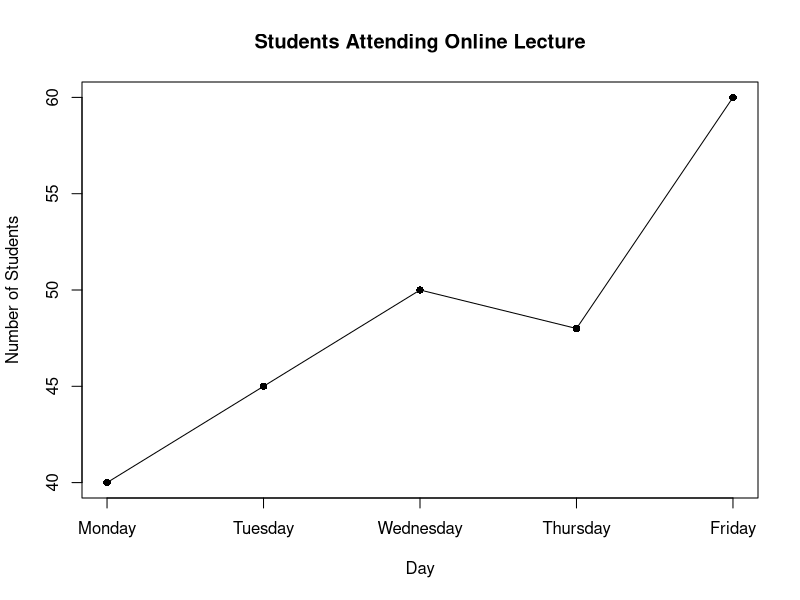
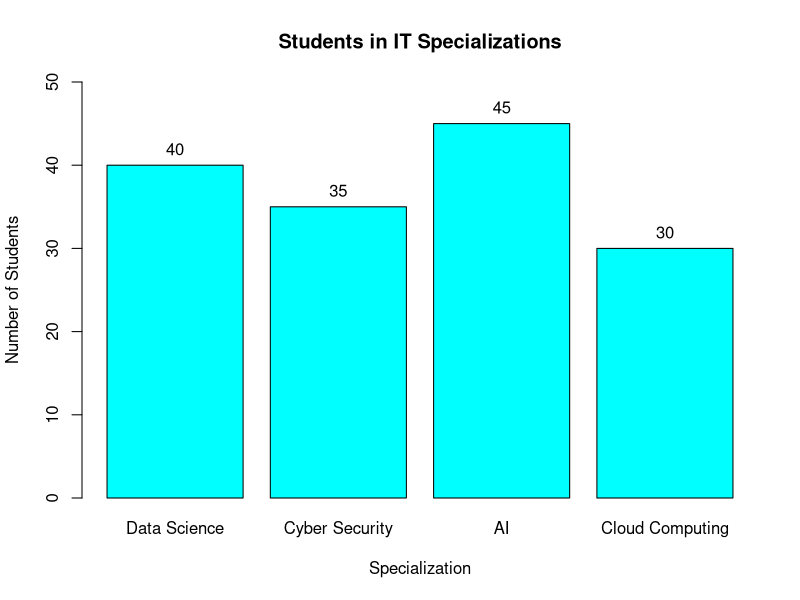
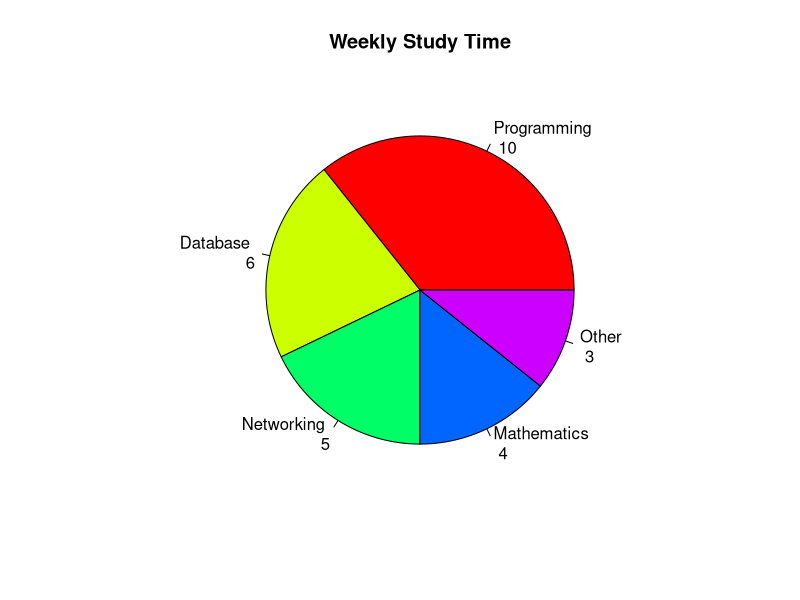
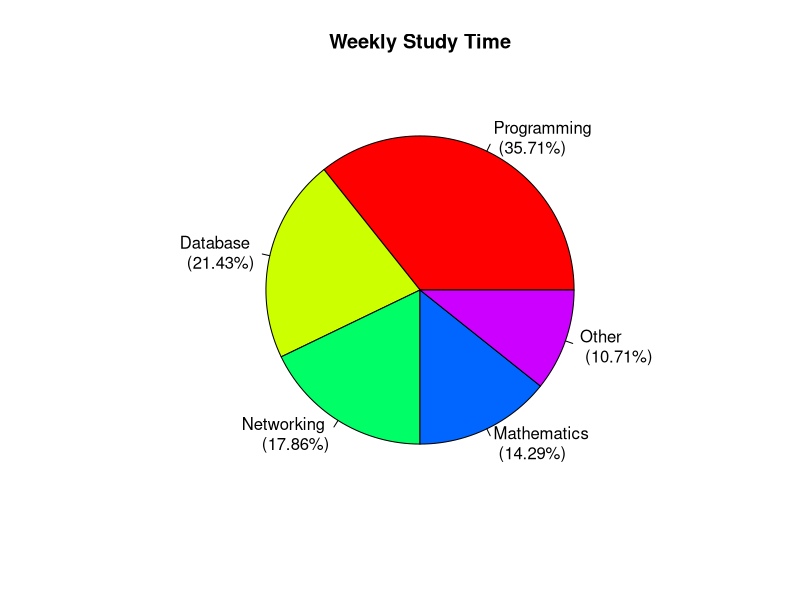
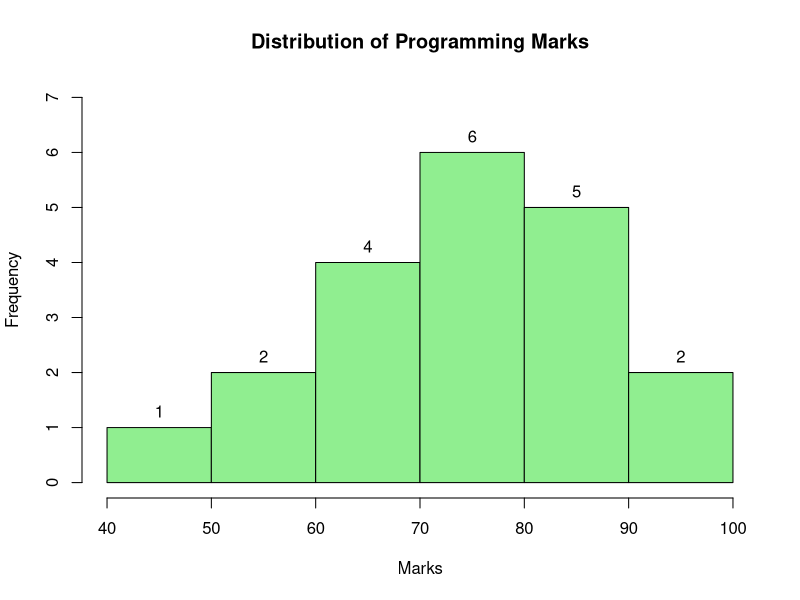
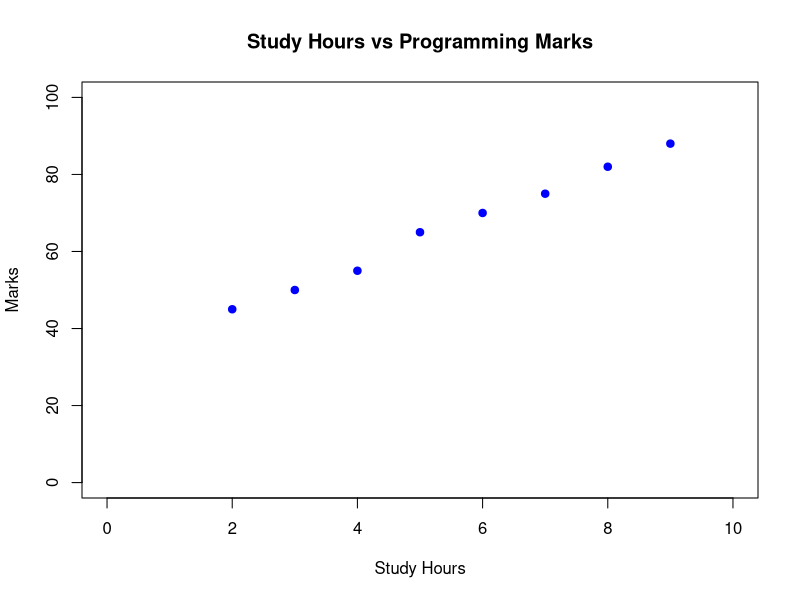
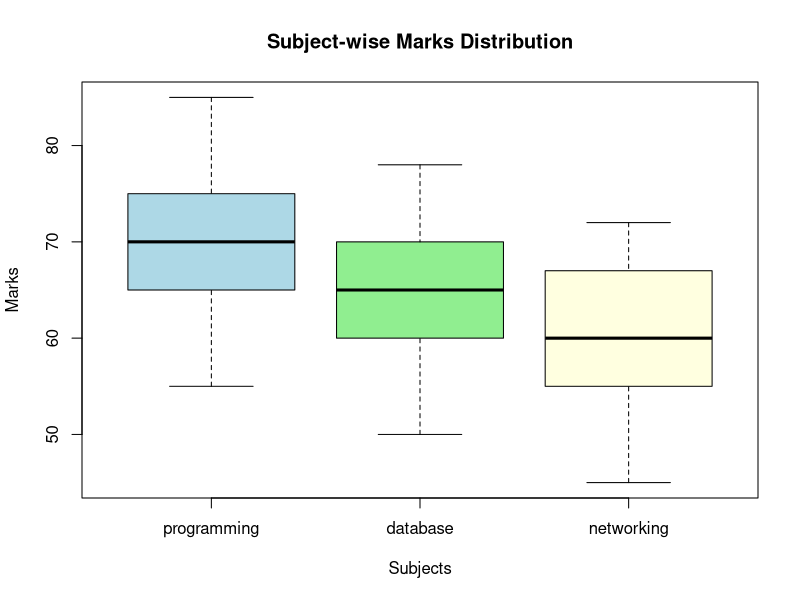
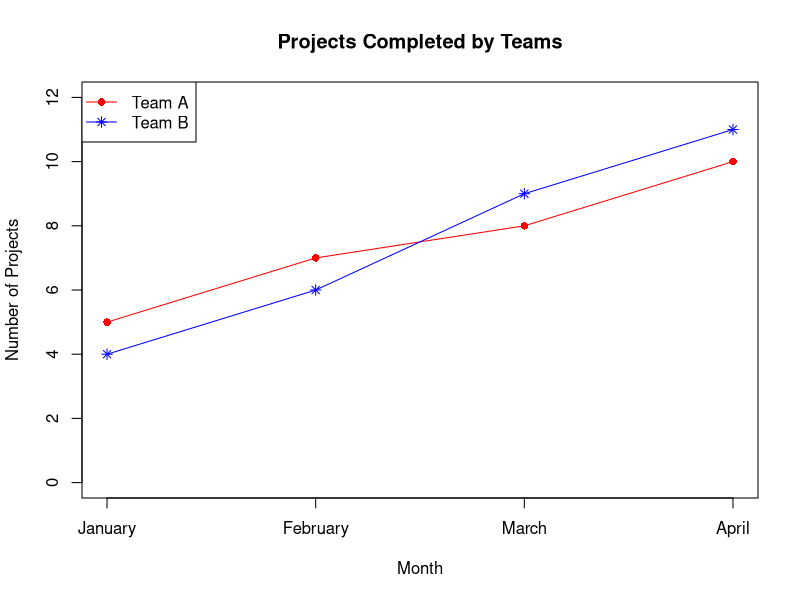

R code for these plots, in order:
### PRACTICAL NO. 02 - Graphs using R ###

# Q.1. Line graph
cat('\014')
days<-c("Monday", "Tuesday", "Wednesday", "Thursday", "Friday")
students<-c(40, 45, 50, 48, 60)
plot(students, type="o", xaxt="n", main="Students Attending Online Lecture", xlab="Day", ylab="Number of Students", pch=16)
axis(1,at=1:5, labels=days)

# Q.2. Bar graph
cat('\014')
specialization<-c("Data Science", "Cyber Security", "AI", "Cloud Computing")
students<-c(40, 35, 45, 30)
bar_pos<-barplot(students, names.arg=specialization, main="Students in IT Specializations", xlab="Specialization", ylab="Number of Students", ylim=c(0,50), col="cyan")
text(x=bar_pos, y=students, labels=students, pos=3)

# Q.3. Pie chart
cat('\014')
subjects<-c("Programming", "Database", "Networking", "Mathematics", "Other")
hours<-c(10,6,5,4,3)
lab<-paste(subjects, "\n", hours)
pie(hours, labels=lab, main="Weekly Study Time", col=rainbow(length(hours)))
pc<-round(hours/sum(hours)*100,2)
lab<-paste(subjects, "\n", paste0("(", pc, "%)"))
pie(hours, labels=lab, main="Weekly Study Time", col=rainbow(length(hours)))

# Q.4. Histogram
cat('\014')
marks<-c(45, 55, 60, 62, 65, 67, 70, 72, 74, 75, 76, 78, 80, 82, 84, 85, 88, 90, 92, 95)
h<-hist(marks, main="Distribution of Programming Marks", xlab="Marks", ylab="Frequency", ylim=c(0,7), breaks=5, col="lightgreen")
text(x=h$mids, y=h$counts, labels=h$counts, pos=3)

# Q.5. Scatter plot
cat('\014')
study_hours<-c(2,3,4,5,6,7,8,9)
marks<-c(45, 50, 55, 65, 70, 75,82,88)
plot(study_hours, marks, main="Study Hours vs Programming Marks", xlab="Study Hours", ylab="Marks", xlim=c(0,10), ylim=c(0,100), pch=19, col="blue")

# Q.6. Box plot
cat('\014')
programming<-c(55, 60, 65, 68, 70, 72, 75, 80, 85)
database<-c(50, 55, 60, 62, 65, 68, 70, 75, 78)
networking<-c(45, 50, 55, 58, 60, 63, 67, 70, 72)
marks<-data.frame(programming, database, networking)
boxplot(marks, main="Subject-wise Marks Distribution", xlab="Subjects", ylab="Marks", col=c("lightblue", "lightgreen", "lightyellow"))

# Q.7. Multiple line graph
cat('\014')
months <- c("January", "February", "March", "April")
teamA <- c(5, 7, 8, 10)
teamB <- c(4, 6, 9, 11)
plot(teamA, type="o", pch=16, col="red", xaxt="n", ylim=c(0,12), main="Projects Completed by Teams", xlab="Month", ylab="Number of Projects")
axis(1, at=1:4, labels=months)
lines(teamB, type="o", pch=8, col="blue")
legend("topleft", legend=c("Team A", "Team B"), col=c("red", "blue"), pch=c(16,8), lty=1)

# Q.8. Horizontal bar graph
cat('\014')
languages <- c("Python", "R", "Java", "C++", "JavaScript")
users <- c(45, 30, 35, 25, 40)
par(mar=c(5,7,5,2))
par(mgp=c(5,1,0))
bar_pos<-barplot(users, names.arg=languages, horiz=TRUE, main="Programming Languages Used by Students", xlab="Number of Students", ylab="Programming Language", col="orange", xlim=c(0,50), las=1)
text(x=users + 2, y=bar_pos, labels=users, pos=4)

# Q.9. Dot chart
cat('\014')
activity <- c("Coding", "Reading", "Project", "Testing", "Documentation")
hours <- c(12, 7, 10, 6, 5)
dotchart(hours, labels=activity, main="Time Spent on IT Activities", xlab="Hours")

# Q.10. Line graph with points and grid lines
cat('\014')
month <- c("Jan", "Feb", "Mar", "Apr", "May", "Jun")
usage <- c(80, 95, 110, 105, 125, 140)
plot(usage, type="o", xaxt="n", main="Monthly Internet Data Usage", xlab="Month", ylab="Data Usage (GB)", pch=19)
axis(1, at=1:6, labels=month)
grid()


### PRACTICAL NO. 03 - Diagrams using R ###

# Q.1. Computer -> Hardware/Software tree
cat('\014')
library(DiagrammeR)
grViz("digraph { Computer->Hardware Computer->Software Hardware->CPU Hardware->Memory Software->OS Software->Application }")

# Q.2. Marks pass/fail flow
library(DiagrammeR)
grViz("digraph { Start->Marks Marks->Check Check->Pass [label='Marks >= 40'] Check->Fail [label='Marks < 40'] Pass->End Fail->End }")

# Q.3. Directed Graph with igraph
cat('\014')
library(igraph)
g<-graph_from_literal(A+-B, A-+C, B-+D, C+-D, D-+E)
set.seed(10)
plot(g, layout=layout_with_fr(g), vertex.color="cyan", vertex.frame.color="blue", vertex.frame.width=3, vertex.size=30, vertex.label.color="black", edge.color="black", edge.width=2, main="Directed Graph")

# Q.4. Login flowchart
library(DiagrammeR)
grViz("digraph { Start [label='START', shape=oval] Login [label='Enter Username\\nand Password', shape=box] Validate [label='Validate Login', shape=diamond] Dashboard [label='Dashboard', shape=box] End [label='END', shape=oval] Error [label='Invalid Login', shape=box] Start -> Login Login -> Validate Validate -> Dashboard [label='Valid'] Validate -> Error [label='Invalid'] Dashboard -> End Error -> End }")

# Q.5. Web architecture
cat('\014')
library(DiagrammeR)
grViz("digraph{ node[shape=rectangle, style=dashed] edge[style=dashed] 'Web Browser'->'Web Server' 'Web Server'->'Application\nServer' 'Application\nServer'->'Database\nServer' 'Application\nServer'->'Payment\nGateway' }")


### PRACTICAL NO. 04 - Simple Linear Regression ###

# Q.1. Study hours vs marks
cat('\014')
study_hrs<-c(2,3,4,5,6,7,8,9,10,11)
marks<-c(45,50,54,61,65,70,74,80,85,88)
df<-data.frame(study_hrs, marks)
model<-lm(marks ~ study_hrs)
print(summary(model))
eq<-coef(model)
b0<-eq[1]
b1<-eq[2]
cat("Regression Equation y=", b0, "+",b1, "x")
ans<-predict(model, data.frame(study_hrs=7.5))
cat("\nPredicted Marks of a student who studies for 7.5 hours = ",ans)
plot(study_hrs, marks, main="Marks vs Study Hours", xlab="Study Hours", ylab="Marks", xlim=c(0,12), ylim=c(0,100))
abline(model,col="red")

# Q.2. Women dataset
cat('\014')
data(women)
print(women)
model<-lm(weight ~ height, data=women)
print(summary(model))
eq<-coef(model)
b0<-eq[1]
b1<-eq[2]
cat("Regression Equation y=", b0, "+",b1, "x")
ans<-predict(model, data.frame(height=65))
cat("\nPredicted weight of a woman with a height of 65 inches = ",ans, "\n\n")
predicted<-fitted(model)
res<-residuals(model)
result<-data.frame(Actual_Height=women$height, Actual_Weight=women$weight, Predicted_Weight=predicted, Residuals=res)
print(result)

# Q.3. RAM vs performance score
cat('\014')
ram<-c(4,6,8,10,12,14,16,18)
pscore<-c(45,52,60,67,73,78,84,88)
df<-data.frame(ram, pscore)
model<-lm(pscore ~ ram)
print(coef(model))
ans<-predict(model, data.frame(ram=75))
cat("\nPredicted Website Loading Time when 75 users access the website simultaneously = ", ans)
fit<-fitted(model)
res<-residuals(model)
plot(fit,res, main="Residuals vs Fitted Values", xlab="Fitted Values", ylab="Residuals")
abline(h=0)
qqnorm(res)
qqline(res)

# Q.4. cars dataset
cat('\014')
data(cars)
model<-lm(dist ~ speed, data=cars)
Speed<-c(10,15,20,25)
Stopping_Distance<-predict(model, data.frame(speed=Speed))
df<-data.frame(Speed, Stopping_Distance)
print(df)
plot(cars$speed, cars$dist, main="Stopping Distance vs Speed", xlab="Speed (mph)", ylab="Stopping Distance (miles)")
abline(model)
plot(model)

# Q.5. airquality dataset
cat('\014')
data(airquality)
head(airquality)
df<-na.omit(airquality[, c("Ozone", "Temp")])
model<-lm(Ozone ~ Temp, data=df)
print(summary(model))
ans<-predict(model, data.frame(Temp=80))
cat("\nozone concentration when the temperature is 80°F = ", ans)
plot(df$Temp, df$Ozone, main="Ozone Concentration vs Temperature", xlab="Temperature (°F)", ylab="Ozone Concentration", pch=19)
abline(model)


### PRACTICAL NO. 05 - Weighted Least Square using R ###

# Q.1. Study hours vs marks (WLS)
cat('\014')
study_hours<-c(2, 3, 4, 5, 6)
marks<-c(45, 50, 58, 65, 72)
weight<-c(1, 2, 3, 4, 5)
df<-data.frame(study_hours, marks, weight)
print(df)
model<-lm(marks ~ study_hours, data=df, weights=weight)
print(summary(model))
eq<-coef(model)
b0<-eq[1]
b1<-eq[2]
cat("\nRegression Equation: \nMarks =", b0, "+",b1, "*Study Hours\n")
answer<-predict(model, data.frame(study_hours=7))
cat("\nPredicted Marks=", answer)
plot(study_hours, marks, main="WLS Regression: Marks vs Study Hours", xlab="Study Hours", ylab="Marks", pch=19)
abline(model)

# Q.2. Advertising expenditure vs sales (WLS)
cat('\014')
advertising<-c(10,20,30,40,50)
sales<-c(25,38,55,70,88)
weight<-c(1,2,3,4,5)
df<-data.frame(advertising, sales, weight)
print(df)
model<-lm(sales ~ advertising, data=df, weights=weight)
print(summary(model))
eq<-coef(model)
b0<-eq[1]
b1<-eq[2]
cat("\nRegression Equation: \nSales =",b0, "+",b1, "*Advertising\n")
answer<-predict(model, data.frame(advertising=35))
cat("\nPredicted Sales=", answer)
plot(advertising, sales, main="WLS Regression: Sales vs Advertising", xlab="Advertising", ylab="Sales", pch=19)
abline(model)

# Q.3. cars dataset (WLS)
cat('\014')
data(cars)
print(head(cars))
w<-1/cars$speed
wls_model<-lm(dist ~ speed, data=cars, weights=w)
print(summary(wls_model))
eq<-coef(wls_model)
b0<-eq[1]
b1<-eq[2]
cat("\nRegression Equation: dist =", b0, "+",b1, "*speed\n")
answer<-predict(wls_model, data.frame(speed=20))
cat("\nPredicted Speed = ", answer)
plot(cars$speed, cars$dist, main="WLS Regression: Stopping Distance Vs Speed", xlab="Speed", ylab="Stopping Distance", pch=19)
abline(wls_model)

# Q.4. trees dataset (WLS)
cat('\014')
data(trees)
print(head(trees))
w<-1/trees$Height
wls_model<-lm(Volume ~ Girth, data=trees, weights=w)
print(summary(wls_model))
eq<-coef(wls_model)
b0<-eq[1]
b1<-eq[2]
cat("\nRegression Equation: Volume =", b0, "+",b1, "*Girth\n")
answer<-predict(wls_model, data.frame(Girth=15))
cat("\nPredicted Volume = ", answer)
plot(trees$Girth, trees$Volume, main="WLS Regression: Volume Vs Girth", xlab="Girth", ylab="Volume", pch=19)
abline(wls_model)


### PRACTICAL NO. 06 - Multiple Linear Regression and Ridge Regression ###

# Q.1. Exam marks (Multiple Linear Regression)
cat('\014')
student_data<-data.frame(
StudyHours=c(2,3,4,5,6,7,8,9,10,11),
Attendance=c(65,70,72,75,78,82,85,88,92,95),
Assignment=c(55,60,65,70,72,78,80,85,88,92),
ExamMarks=c(52,58,64,69,74,81,85,89,94,97)
)
print(student_data)
model<-lm(ExamMarks ~ StudyHours + Attendance + Assignment, data=student_data)
print(summary(model))
new_student<-data.frame(StudyHours=8, Attendance=85, Assignment=82)
answer<-predict(model, newdata=new_student)
cat("\nPredicted Marks=", answer)

# Q.2. House price (Multiple Linear Regression)
cat('\014')
HousePrice<-data.frame(
Area=c(800, 1000, 1200, 1400, 1600, 1800, 2000, 2200, 2400, 2600),
Bedrooms=c(2,2,3,3,3,4,4,4,5,5),
Age=c(20,18,15,12,10,8,7,5,4,2),
Price=c(45,55,65,75,88, 100, 115, 125,140,155)
)
print(HousePrice)
model<-lm(Price ~ Area + Bedrooms + Age, data=HousePrice)
print(summary(model))
new_house<-data.frame(Area=1900, Bedrooms=4, Age=6)
answer<-predict(model, newdata=new_house)
cat("\nPredicted Price=", answer)

# Q.3. mtcars dataset (Multiple Linear Regression)
cat('\014')
data(mtcars)
print(head(mtcars))
model<-lm(mpg ~ hp + wt + disp, data=mtcars)
print(summary(model))
new_car<-data.frame(hp=120, wt=2.8, disp=200)
answer<-predict(model, newdata=new_car)
cat("\nPredicted MPG=", answer)

# Q.4. mtcars dataset (Ridge Regression)
cat('\014')
library(glmnet)
data(mtcars)
x<-as.matrix(mtcars[, c("hp", "wt", "disp", "qsec")])
y<-mtcars$mpg
ridge_model<-glmnet(x, y, alpha=0)
cv_ridge<-cv.glmnet(x, y, alpha=0)
cat("\n Optimum Lambda=", cv_ridge$lambda.min)
plot(cv_ridge)
cat("\nCoefficients\n")
print(coef(cv_ridge, s="lambda.min"))

# Q.5. airquality dataset (Ridge Regression)
cat('\014')
library(glmnet)
data(airquality)
air_data<-na.omit(airquality)
x<-as.matrix(air_data[, c("Solar.R", "Wind", "Temp")])
y<-air_data$Ozone
ridge_model<-glmnet(x, y, alpha=0)
cv_ridge<-cv.glmnet(x, y, alpha=0)
cat("\nOptimum Lambda = ", cv_ridge$lambda.min)
plot(cv_ridge)
cat("\nCoefficients\n")
print(coef(cv_ridge, s="lambda.min"))
new_data<-matrix(c(200, 10, 80), nrow=1)
colnames(new_data)<-c("Solar.R", "Wind", "Temp")
answer<-predict(cv_ridge, newx=new_data, s="lambda.min")
cat("\nPredicted Ozone Concentration = ", answer)
